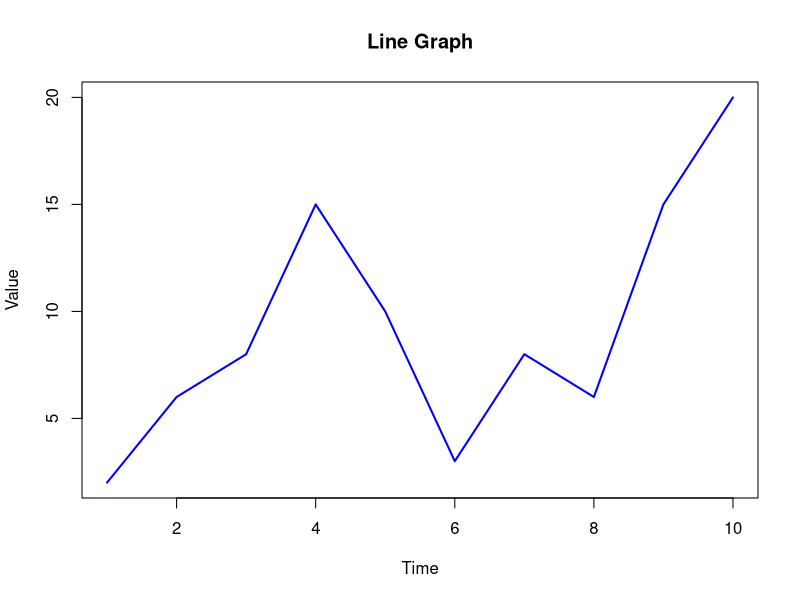

Write the R code that produced this figure.
x<-1:10
y<-c(2,6,8,15,10,3,8,6,15,20)
plot(x,y, type="l", col= "blue", lwd = 2, main="Line Graph", xlab = "Time", ylab="Value")
